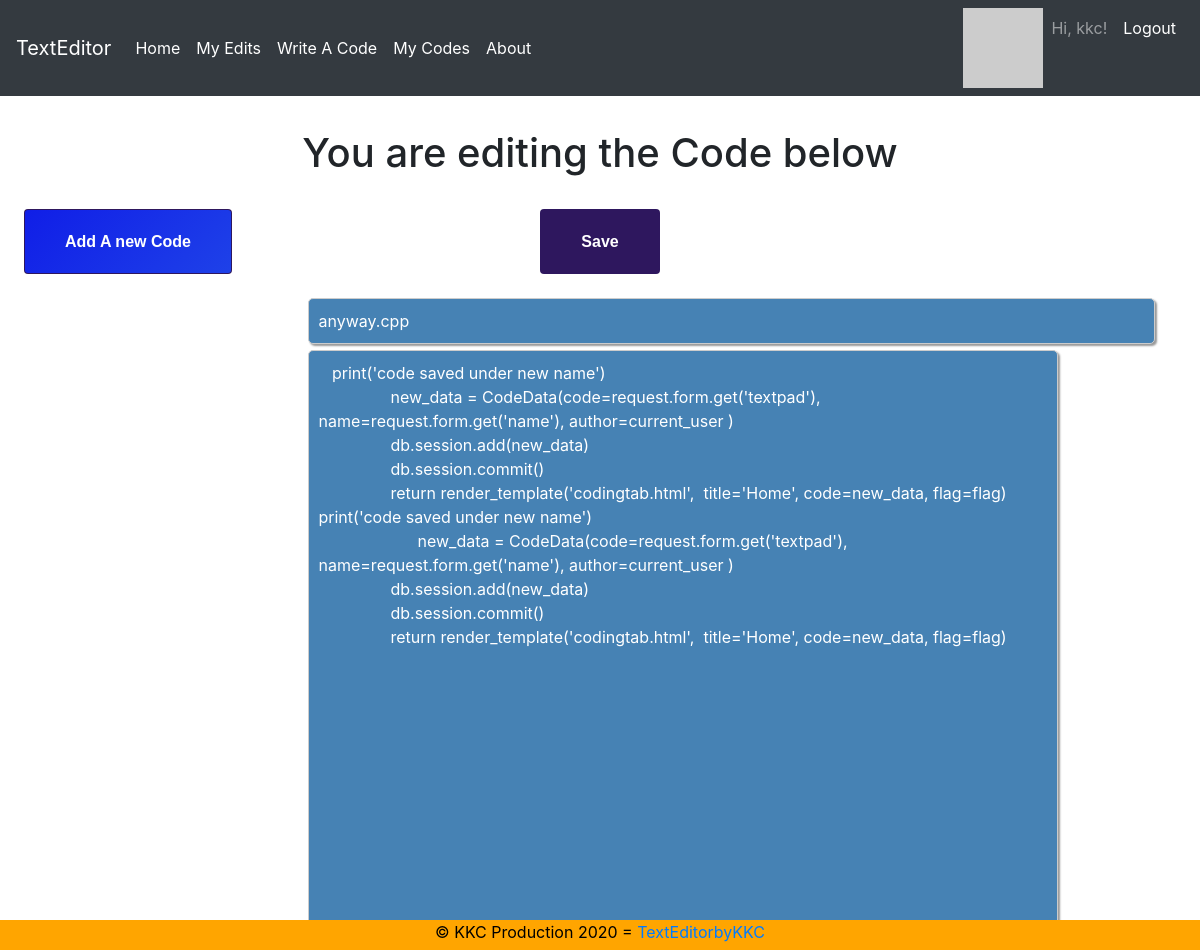
The page /editcodes/2 (signed in) on the database its author committed.
### app/models.py (models this page shows, shortened)
class User(UserMixin, db.Model):
    id = db.Column(db.Integer, primary_key=True)
    username = db.Column(db.String(64), index=True, unique=True)
    email = db.Column(db.String(120), index=True, unique=True)
    password_hash = db.Column(db.String(128))
    posts = db.relationship('EditorData', backref='author', lazy='dynamic')
    codes = db.relationship('CodeData', backref='author', lazy='dynamic')
    def avatar(self, size):
        digest = md5(self.email.lower().encode('utf-8')).hexdigest()
        return 'https://www.gravatar.com/avatar/{}?d=identicon&s={}'.format(
            digest, size)

class CodeData(db.Model):
    id = db.Column(db.Integer, primary_key=True)
    name = db.Column(db.Text)
    code = db.Column(db.Text)
    user_id = db.Column (db.Integer, db.ForeignKey('user.id'))

### app/routes.py (the view, shortened to what this page needs)
@app.route('/editcodes/<int:id>', methods=['GET', 'POST'])
@login_required
def editcode(id):
    code = CodeData.query.filter_by(id=id).first()
    return render_template('editcodes.html', code=code, title='Edit My Code')

### app/models.py (called while the page is built)
@login.user_loader
def load_user(id):
    return User.query.get(int(id))

### app/templates/editcodes.html
{% extends "base.html" %} {% block content %}
<center>
  <h1> You are editing the Code below </h1></center>
  <div class="row">
      <div class="col-lg-3 col-md-4 col-sm-6">
          <a href="/codingtab" target="_blank" class="btn --animated">
              <span>Add A new Code</span>
          </a>
      </div>
      <div class="col-lg-6 col-md-8 col-sm-12">
        <form method="POST">
            <Center><input type="submit" value="Save" class="btn --animated"></Center>
            <center > <textarea id="name" name="name" style="resize: none;" rows="1" cols="79" >{{ code.name }}</textarea> </center>
            <center> <textarea id="textpad" name="textpad" style="width:750px;height:600px;display:block;"> {{ code.code }}</textarea></center>
        </form>
      </div>
      <div class="col-lg-3 col-md-4 col-sm-6">
      </div>
  </div>
 {% endblock %}

### app/templates/base.html (shortened to what this page needs)
<!DOCTYPE html>
<html lang="en">
<head>
    <link rel="stylesheet" href="https://stackpath.bootstrapcdn.com/bootstrap/4.1.3/css/bootstrap.min.css">
</head>
<body>
  <div class="fixed-top">
  <nav class="navbar navbar-expand-md navbar-dark bg-dark justify-content-end">
    <a class="navbar-brand" href="{{url_for('index')}}">TextEditor</a>
    <div class="collapse navbar-collapse" id="navbarSupportedContent">
      <ul class="navbar-nav ">
        <li class="nav-item active">
          <a class="nav-link" href="{{ url_for('index') }}">Home<span class="sr-only">(current)</span></a>
        </li>
        {% if current_user.is_anonymous %}
        <li class="nav-item active">
          <a class="nav-link" href="{{ url_for('login') }}">login</a>
        </li>
        {% else %}
        <li class="nav-item active">
          <a class="nav-link" href="/myedits">My Edits</a>
        </li>
        <li class="nav-item active">
          <a class="nav-link" href="/codingtab">Write A Code<span class="sr-only">(current)</span></a>
        </li>
        <li class="nav-item active">
          <a class="nav-link" href="/mycodes">My Codes</a>
        </li>
        <li class="nav-item active">
          <a class="nav-link" href="/about">About</a>
        </li>
      </ul>
    </div>
    <div class="collapse navbar-collapse flex-grow-0" id="navbarSupportedContent">
      <ul class="navbar-nav text-right">
      <li>
        <img src="{{ current_user.avatar(50) }}">
      </li>
      <li class="nav-item" >
        <a class="nav-link"> Hi, {{ current_user.username }}!</a></li>
        <li class="nav-item active">
           <a class="nav-link" href="{{ url_for('logout') }}">Logout</a></li>
        {% endif %}
      </ul>
    </div>
  </nav>
  </div>
        <h1 style="color: white;">
        </h1>
        <br><br><br><br>
        {% block content %}{% endblock %}
<footer><center>© KKC Production 2020 =
  <a href="{{ url_for('index')}}"> TextEditorbyKKC</a> </center>
</footer>
</body>
</html>

### app/templates/base.html (style rules this page uses)
a { text-decoration:none; }
textarea { background-color:rgb(70,130,180); color: white; padding: 10px; line-height: 1.5; border-radius: 5px; border: 1px solid #ccc; box-shadow: 2px 2px 2px #999; }
body { overflow: auto; min-height: 100%; }
footer { z-index: 999; position: fixed; bottom:0; width:100%; height:30px; background:orange; color:black; }
:root { --font: 1rem/1.2 "helvetica", sans-serif; --bg-hover: linear-gradient( 135deg, #101ee7 0%, #2654e9 20%, #62d6fa 37%, #fff 50%, #fc35ca 66%, #7559ff 72%, #101ee7 100% ); --btn-color: #2e175e; }
.btn { display: table; text-align: center; color: #ffffff; text-decoration: none; position: relative; font: var(--font); font-weight: bold; padding: 22px 40px; background-color: var(--btn-color); overflow: hidden; margin: 24px; }
.--animated { transition: all 1s; }
.--animated span { position: relative; z-index: 9; }
.--animated:after { height: 100%; width: 2000px; transition: all 1s; background: var(--bg-hover); }
.--animated:before { height: 26px; width: 100%; top: -50px; z-index: 10; opacity: 0; background-color: rgba(255, 255, 255, 0.15); }
.--animated:before, a:after { position: absolute; top: 0; left: 0; z-index: 7; display: block; content: ""; }

### rows shown on the page
User: username "kkc"
CodeData: name "anyway.cpp", textpad "print('code saved under new name') new_data = CodeData(code=request.form.get('textpad'), name=request.form.get('name'), author=current_user ) db.session.add(new_data) db.session.commit() return render_template('codingtab.html', title='Home', code=new_data, flag=flag) print('code saved under new name') new_data = CodeData(code=request.form.get('textpad'), name=request.form.get('name'), author=current_user ) db.session.add(new_data) db.session.commit() return render_template('codingtab.html', title='Home', code=new_data, flag=flag)"
